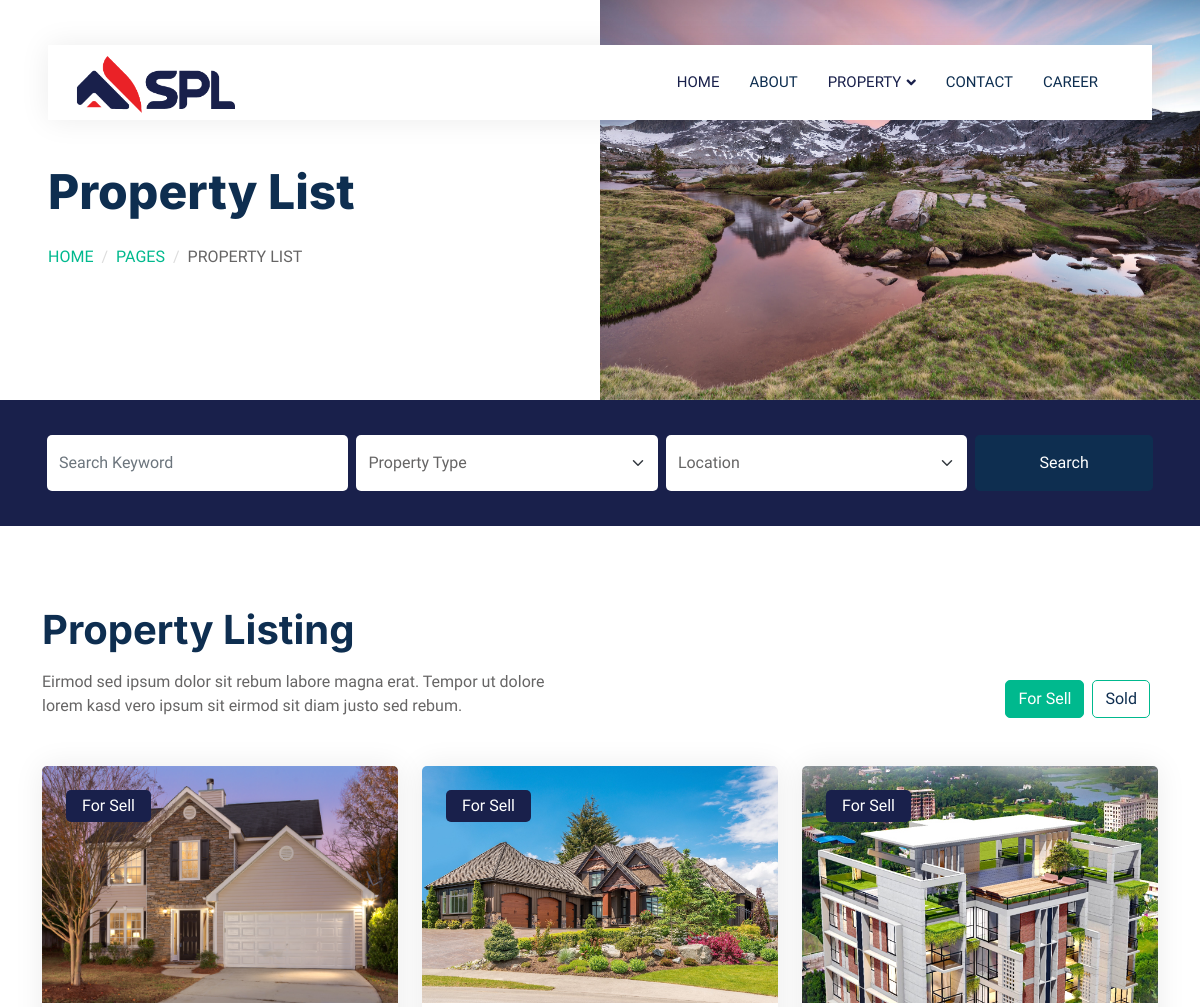
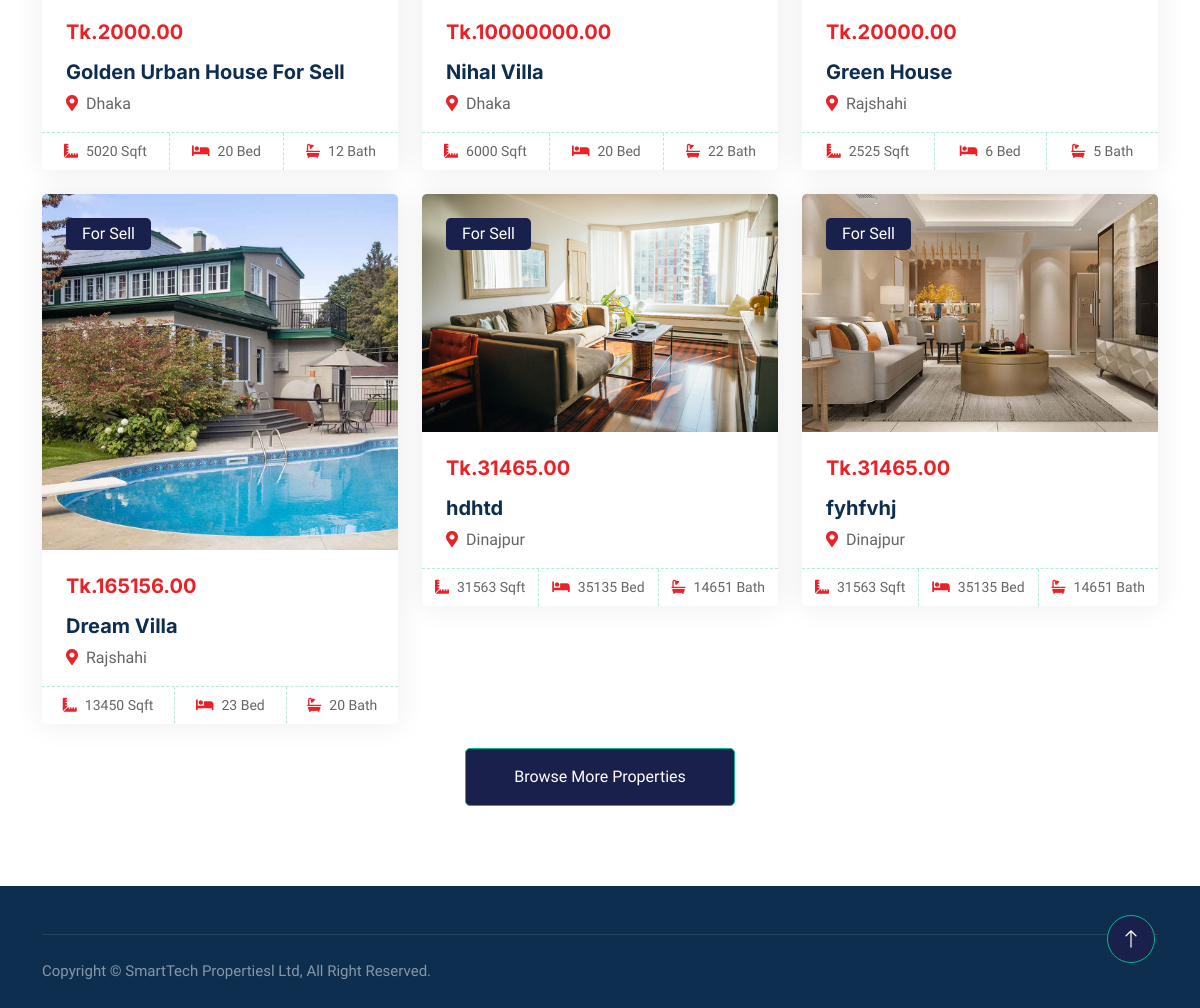
Screenshot of /property/ with the database file from the repository (2 pictures, top to bottom).
### properties/models.py (models this page shows, shortened)
class PropertyHeaderImage(models.Model):
    image = models.ImageField(upload_to='header_images/', null=True, blank=True)

class Property(models.Model):
    PROPERTY_TYPES = [
        ('sell', 'For Sell'),
        ('sold', 'Sold'),
    ]
    title = models.CharField(max_length=100)
    property_type = models.CharField(max_length=4, choices=PROPERTY_TYPES, default='sell')
    price = models.DecimalField(max_digits=10, decimal_places=2)
    location = models.CharField(max_length=255)
    image = models.ImageField(upload_to='property_images/')
    size_sqft = models.IntegerField()
    bedrooms = models.IntegerField()
    bathrooms = models.IntegerField()

### properties/views.py (the view)
# urls.py: path('property/', views.property, name="property"),  # Updated path with trailing slash
def property(request):
    properties = Property.objects.all()
    header_image = PropertyHeaderImage.objects.first()  # Assuming you have only one header image
    for_sell_properties = properties.filter(property_type='sell')[:6]
    additional_sell_properties = properties.filter(property_type='sell')[6:]
    sold_properties = properties.filter(property_type='sold')[:6]
    context = {
        'properties': properties,
        'header_image': header_image,
        'for_sell_properties': for_sell_properties,
        'additional_sell_properties': additional_sell_properties,
        'sold_properties': sold_properties,
    }
    return render(request, 'properties/property-list.html', context)

### properties/templates/properties/property-list.html (shortened to what this page needs)
{% extends "properties/base.html" %}
{% block body %}
{% load static %}
<div class="container-fluid header bg-white p-0">
    <div class="row g-0 align-items-center flex-column-reverse flex-md-row">
        <div class="col-md-6 p-5 mt-lg-5">
            <h1 class="display-5 animated fadeIn mb-4">Property List</h1>
            <nav aria-label="breadcrumb animated fadeIn">
                <ol class="breadcrumb text-uppercase">
                    <li class="breadcrumb-item"><a href="#">Home</a></li>
                    <li class="breadcrumb-item"><a href="#">Pages</a></li>
                    <li class="breadcrumb-item text-body active" aria-current="page">Property List</li>
                </ol>
            </nav>
        </div>
        <div class="col-md-6 animated fadeIn">
            {% if header_image %}
                <img class="img-fluid" src="{{ header_image.image.url }}" alt="">
            {% else %}
                <img class="img-fluid" src="{% static 'img/default_header.jpg' %}" alt="Default Header Image">
            {% endif %}
        </div>
    </div>
</div>
<div class="container-fluid bg-primary mb-5 wow fadeIn" data-wow-delay="0.1s" style="padding: 35px;">
    <div class="container">
        <div class="row g-2">
            <div class="col-md-10">
                <div class="row g-2">
                    <div class="col-md-4">
                        <input type="text" class="form-control border-0 py-3" placeholder="Search Keyword">
                    </div>
                    <div class="col-md-4">
                        <select class="form-select border-0 py-3">
                            <option selected>Property Type</option>
                        </select>
                    </div>
                    <div class="col-md-4">
                        <select class="form-select border-0 py-3">
                            <option selected>Location</option>
                        </select>
                    </div>
                </div>
            </div>
            <div class="col-md-2">
                <button class="btn btn-dark border-0 w-100 py-3">Search</button>
            </div>
        </div>
    </div>
</div>
<div class="container-xxl py-5">
    <div class="container">
        <div class="row g-0 gx-5 align-items-end">
            <div class="col-lg-6">
                <div class="text-start mx-auto mb-5 wow slideInLeft" data-wow-delay="0.1s">
                    <h1 class="mb-3">Property Listing</h1>
                    <p>Eirmod sed ipsum dolor sit rebum labore magna erat. Tempor ut dolore lorem kasd vero ipsum sit eirmod sit diam justo sed rebum.</p>
                </div>
            </div>
            <div class="col-lg-6 text-start text-lg-end wow slideInRight" data-wow-delay="0.1s">
                <ul class="nav nav-pills d-inline-flex justify-content-end mb-5">
                    <li class="nav-item me-2">
                        <a class="btn btn-outline-primary active" data-bs-toggle="pill" href="#tab-1">For Sell</a>
                    </li>
                    <li class="nav-item me-2">
                        <a class="btn btn-outline-primary" data-bs-toggle="pill" href="#tab-2">Sold</a>
                    </li>
                </ul>
            </div>
        </div>
        <div class="tab-content">
            <div id="tab-1" class="tab-pane fade show p-0 active">
                <div class="row g-4" id="property-list">
                    {% for property in for_sell_properties %}
                    <div class="col-lg-4 col-md-6 wow fadeInUp" data-wow-delay="0.1s">
                        <div class="property-item rounded overflow-hidden">
                            <div class="position-relative overflow-hidden">
                                <a href="{% url 'property_detail' property.id %}">
                                    <img class="img-fluid" src="{{ property.image.url }}" alt="">
                                </a>
                                <div class="bg-primary rounded text-white position-absolute start-0 top-0 m-4 py-1 px-3">
                                    For Sell
                                </div>
                            </div>
                            <div class="p-4 pb-0">
                                <h5 class="text-primary mb-3">Tk.{{ property.price }}</h5>
                                <a class="d-block h5 mb-2" href="{% url 'property_detail' property.id %}">{{ property.title }}</a>
                                <p><i class="fa fa-map-marker-alt text-primary me-2"></i>{{ property.location }}</p>
                            </div>
                            <div class="d-flex border-top">
                                <small class="flex-fill text-center border-end py-2"><i class="fa fa-ruler-combined text-primary me-2"></i>{{ property.size_sqft }} Sqft</small>
                                <small class="flex-fill text-center border-end py-2"><i class="fa fa-bed text-primary me-2"></i>{{ property.bedrooms }} Bed</small>
                                <small class="flex-fill text-center py-2"><i class="fa fa-bath text-primary me-2"></i>{{ property.bathrooms }} Bath</small>
                            </div>
                        </div>
                    </div>
                    {% endfor %}
                </div>
                {% if additional_sell_properties %}
                <div class="col-12 text-center">
                    <button id="browse-more-btn" class="btn btn-primary py-3 px-5 mt-4">Browse More Properties</button>
                </div>
                {% endif %}
            </div>
        </div>
    </div>
</div>
{% endblock %}

### properties/static/css/style.css (style rules this page uses)
:root { --primary: #19204B; --secondary: #FF6922; --light: #EFFDF5; --dark: #0E2E50; }
.btn { transition: .5s; }
.btn.btn-primary, .btn.btn-secondary { color: #FFFFFF; }
@media (min-width: 992px) { .header { margin-top: -120px; } }
.breadcrumb-item + .breadcrumb-item::before { color: #DDDDDD; }
.nav-pills .nav-item .btn { color: var(--dark); }
.nav-pills .nav-item .btn:hover, .nav-pills .nav-item .btn.active { color: #FFFFFF; }
.property-item { box-shadow: 0 0 30px rgba(0, 0, 0, .08); }
.property-item img { transition: .5s; }
.property-item .border-top { border-top: 1px dashed rgba(0, 185, 142, .3) !important; }
.property-item .border-end { border-right: 1px dashed rgba(0, 185, 142, .3) !important; }

### rows the page displays
PropertyHeaderImage: image (picture)
Property: image (picture), price "2000.00", title "Golden Urban House For Sell", location "Dhaka", size_sqft "5020", bedrooms "20", bathrooms "12"
Property: image (picture), price "10000000.00", title "Nihal Villa", location "Dhaka", size_sqft "6000", bedrooms "20", bathrooms "22"
Property: image (picture), price "20000.00", title "Green House", location "Rajshahi", size_sqft "2525", bedrooms "6", bathrooms "5"
Property: image (picture), price "165156.00", title "Dream Villa", location "Rajshahi", size_sqft "13450", bedrooms "23", bathrooms "20"
Property: image (picture), price "31465.00", title "hdhtd", location "Dinajpur", size_sqft "31563", bedrooms "35135", bathrooms "14651"
Property: image (picture), price "31465.00", title "fyhfvhj", location "Dinajpur", size_sqft "31563", bedrooms "35135", bathrooms "14651"
